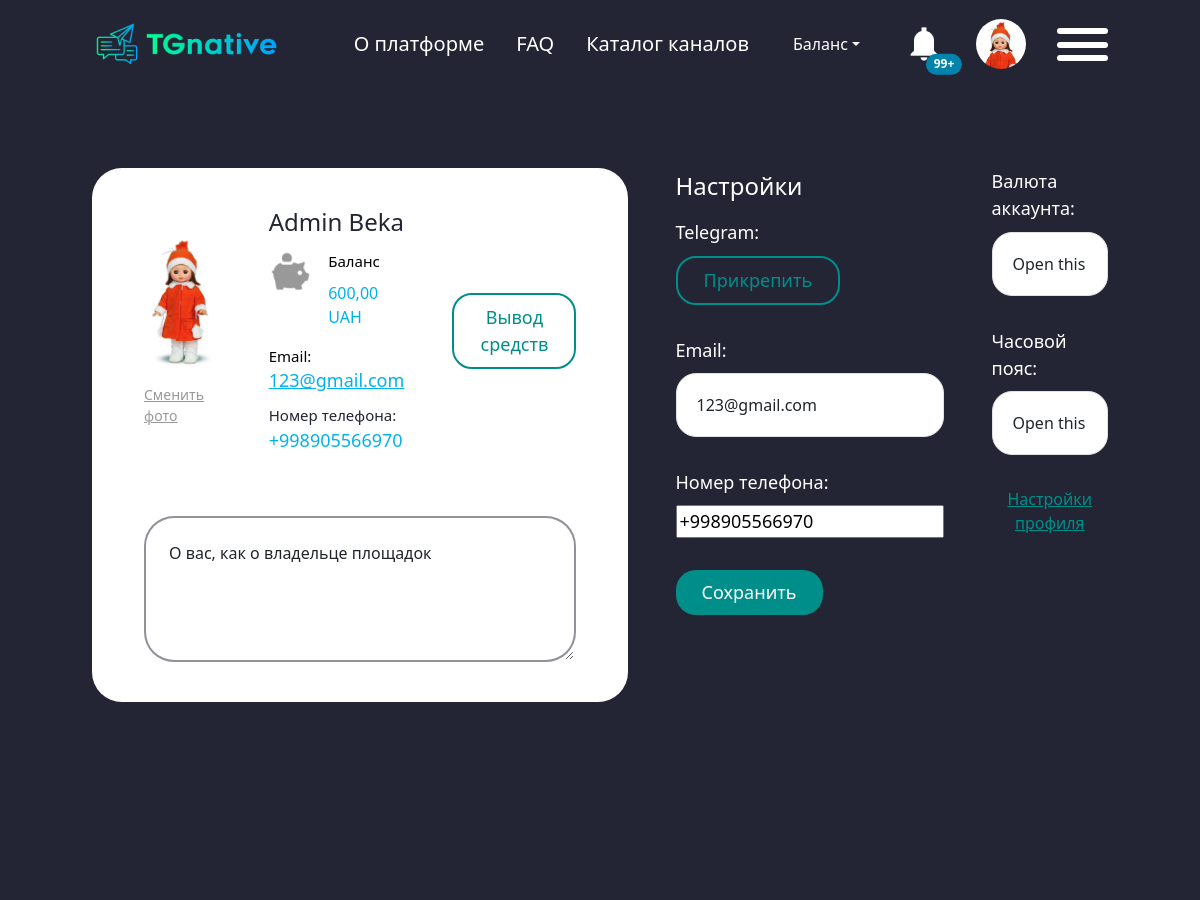
Page /2/reklama (signed in, upper part) on the earlier database version.
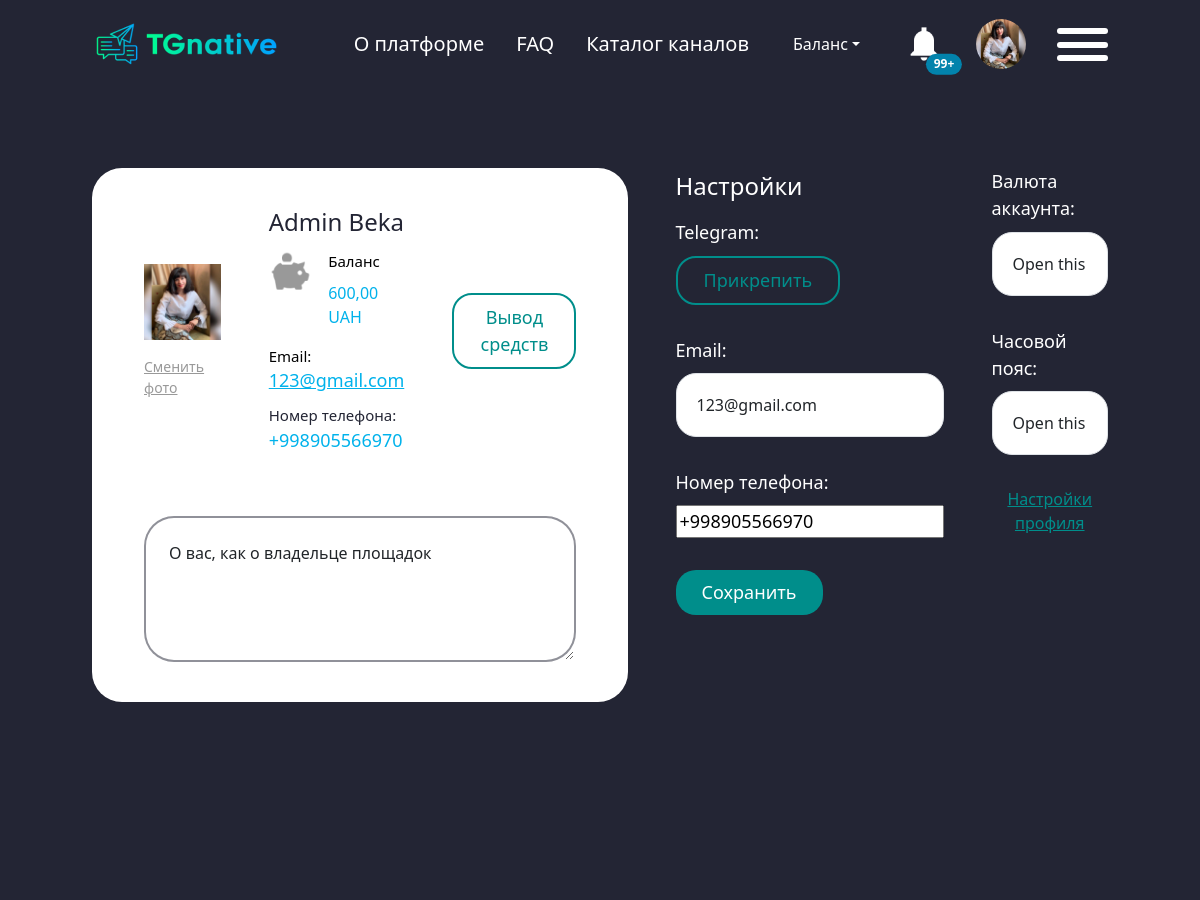
Same page on the later database version.
### accounts/models.py (models this page shows, shortened)
class Profile_advertiser(models.Model):
    username=models.ForeignKey(User,on_delete=models.CASCADE)
    phone_number = PhoneNumberField()
    first_name=models.CharField(max_length=150)
    last_name=models.CharField(max_length=150)
    email=models.EmailField()
    balance = models.DecimalField(max_digits=10, decimal_places=2,default=0)
    currency=models.CharField(max_length=10)
    created_at=models.DateTimeField(auto_now_add=True)
    photo=models.ImageField()

### accounts/views.py (the view, shortened to what this page needs)
# urls.py: path('<int:pk>/reklama',views.UpdateReklama.as_view(),name='cabinet_reklama'),
class UpdateReklama(LoginRequiredMixin,UpdateView):
    template_name = "update_reklama.html"
    model = Profile_advertiser
    form_class = Update_Reklama
    def get_context_data(self, *, object_list=None, **kwargs):
        context=super().get_context_data(**kwargs)
        context['user']=Profile_advertiser.objects.get(username=self.request.user)
        return context

### accounts/forms.py
class Update_Reklama(BaseUpdateForm):
    class Meta(BaseUpdateForm.Meta):
        model=Profile_advertiser

### accounts/templates/update_reklama.html (shortened to what this page needs)
{% extends 'base.html' %}
{% load static %}
{% block header %}
<body class="page__body">
<div class="cabinet-container">
{% endblock %}
    {% block content %}
    <main class="main">
        <form method="post" enctype="multipart/form-data">
        <div class="personal__cabinet"><div class="container-fluid"><div class="personal__cabinet-row"><div class="cards"><div class="d-flex gap-5 align-items-center">
            <div class="d-flex flex-column gap-3 align-items-center">
                <div>
            <img src="/{{user.photo}}"  width="150px" height="150px" alt="">
                </div>
                <p class="p-photo-title" id="changePhoto" style="cursor: pointer;">Сменить фото</p>
            </div>
            <div><h3 class="p-title">{{user.first_name}} {{user.last_name}}</h3><div class="d-flex gap-3"><div>
                <img src="{%static 'img/Money_Box.png' %}" alt="">
            </div><div class="d-flex flex-column"><p class="p-balance">Баланс</p><p class="p-price">
            {{user.balance}} UAH</p></div></div><p class="p-email">Email: <a href="mailto:leonid.nsl@gmail.com">{{user.email}}</a></p><p class="p-phone">Номер телефона: <a href="mailto:{{user.email}}">{{user.phone_number}}</a></p></div><div><button class="btn-reset">Вывод средств</button>
        </div></div>
            <textarea class="form-control" placeholder="О себе" rows="4">О вас, как о владельце площадок</textarea></div><div class="inputs"><div><p class="p-setting">Настройки</p><label class="input-label">Telegram: <button class="btn-reset">Прикрепить</button></label>
            <label class="input-label">Email:
                {{form.email}}
            </label> <label class="input-label">Номер телефона:
                {{form.phone_number}}
            </label> <button class="btn-pay">Сохранить</button></div><div><label class="input-label">Валюта аккаунта: <select class="form-select" aria-label="Default select example"><option selected="selected">Open this select menu</option><option value="1">One</option><option value="2">Two</option><option value="3">Three</option></select></label> <label class="input-label">Часовой пояс: <select class="form-select" aria-label="Default select example"><option selected="selected">Open this select menu</option><option value="1">One</option><option value="2">Two</option><option value="3">Three</option></select></label> <label class="input-label"><a href="" class="p-link">Настройки профиля</a></label></div></div></div></div></div></main></div>
    {% endblock %}

### templates/inc/header_cabinet.html (shortened to what this page needs)
{% load static %}
    <header class="header"><div class="container-fluid header__menu"><div class="header__left"><a class="header__logo" href="{% url 'main' %}"><img src="{% static 'img/logo.png' %} "alt=""></a></div><div class="header__right"><ul class="header__navbar list-reset" data-menu><li class="header__nav"><a class="header__nav_link" href="{% url 'about' %}">О платформе</a></li><li class="header__nav"><a class="header__nav_link" href="{% url 'faq' %}">FAQ</a></li><li class="header__nav"><a class="header__nav_link" href="{% url 'category-list' %}">Каталог каналов</a></li>
            <li class="header__nav"><div class="dropdown"><button class="btn btn-secondary dropdown-toggle" type="button" data-bs-toggle="dropdown" aria-expanded="false">Баланс</button></div></li>
        <li class="header__nav"><button type="button" class="btn-reset position-relative"><img src="{% static 'img/Bell.png' %}" alt=""> <span class="position-absolute top-100 start-100 translate-middle badge rounded-pill" style="background-color: #0283AC">99+ <span class="visually-hidden">unread messages</span></span></button></li><li class="header__nav"><div class="header__right-user">
        {% if user_photo %}
        <a href="{% url url_cabinet pk %}">
            <img src="/{{ user_photo }}" alt=""></a>
         {% else %}
            <a href="{% url url_cabinet pk %}">
            <img src="{% static 'img/Test Account.png' %} " alt=""></a>
         {% endif %}
    </div></li></ul><div class="header__burger"><button class="btn-reset burger__icon"></button></div></div>
        </div></header>

Differences in the rows shown:
changed Profile_advertiser "Admin": photo: a different picture
